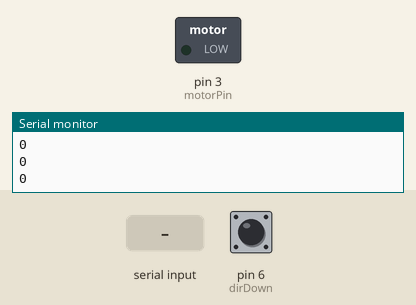
This sketch was run on a simulated Arduino Uno, built with avr-gcc and run on an emulated ATmega328P. On the bench: switched loads named in the sketch (green lamp = pin HIGH), the last lines printed to the serial monitor. Inputs (shaded band) come from the test bench; at power-on: pin 6 (dirDown) LOW.

Above: at 1.0 s.
1.1 s: "90,45\n" received over Serial
At 2.6 s:
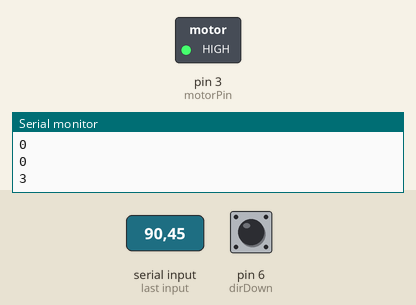
2.9 s: "30,150\n" received over Serial
At 4.1 s:
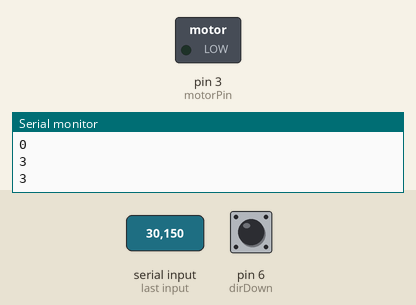
4.4 s: "1\n" received over Serial
At 5.2 s:
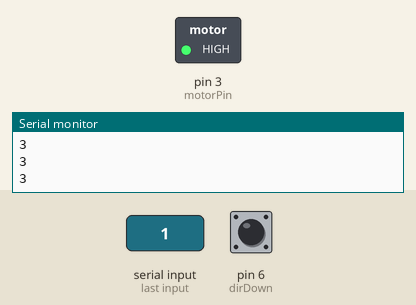
Timing chart, 0 to 7.4 s (numbered marks = the images above; inputs shaded):
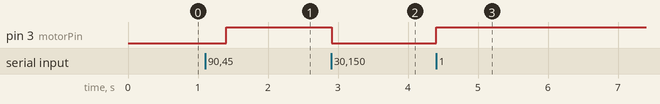

The sketch:

joystick.ino
```cpp
// joystick ports
int dirUp = 7;
int dirDown = 6;
int dirRight = 5;
int dirLeft = 4;

// lives lights ports
int lives3Pin = 11;
int lives2Pin = 10;
int lives1Pin = 9;
int lives = 3;
int prevlives = 3;
int vibrate = 0;

// int lives, prevlives = 3;
int motorPin = 3; //motor transistor is connected to pin 10
int motorState = LOW;  // motorState used to set the Motor Vibration
unsigned long previousMillis = 0;  // will store last time LED was updated
const long interval = 1000;  // interval at which to blink (milliseconds)


void setup()
{
  pinMode( dirDown , INPUT);
  pinMode( dirUp , INPUT);
  pinMode( dirLeft , INPUT);
  pinMode( dirRight, INPUT);

  pinMode(motorPin, OUTPUT);
  Serial.begin(9600);

  while (Serial.available() <= 0) {
    digitalWrite(LED_BUILTIN, HIGH); // on/blink while waiting for serial data
    Serial.println("0"); // send a starting message
    delay(300);            // wait 1/3 second
    digitalWrite(LED_BUILTIN, LOW);
    delay(50);
  }
}

void loop(){

  while (Serial.available()) {
      prevlives = lives;
      lives = Serial.parseInt();
      if(prevlives != lives){
        vibrate=1;
      }

      if (Serial.read() == '\n') {
        if (digitalRead( dirDown ) == LOW ){
          Serial.println(3);
        }
        else if (digitalRead( dirUp ) == LOW ){
          Serial.println(4);
        }
        else if (digitalRead( dirLeft ) == LOW ){
          Serial.println(2);
        }
        else if (digitalRead( dirRight ) == LOW ){
          Serial.println(1);
          // digitalWrite(motorPin, HIGH); //vibrate
        }
        else {
          Serial.println(0);
      }

      if(vibrate == 1){
        unsigned long currentMillis = millis();
        if (currentMillis - previousMillis >= interval) {
          // save the last time you blinked the LED
          previousMillis = currentMillis;

          // if the LED is off turn it on and vice-versa:
          if (motorState == LOW) {
            motorState = HIGH;
          } else {
            motorState = LOW;
            vibrate=0;
          }

          // set the LED with the ledState of the variable:
          digitalWrite(motorPin, motorState);
        }
        // else{
        //   vibrate=0;
        // }
      }

      if (lives == 3) {
        digitalWrite(lives1Pin, HIGH);
        digitalWrite(lives2Pin, HIGH);
        digitalWrite(lives3Pin, HIGH);
      }
      else if (lives == 2) {
        digitalWrite(lives1Pin, HIGH);
        digitalWrite(lives2Pin, HIGH);
        digitalWrite(lives3Pin, LOW);
        // digitalWrite(motorPin, HIGH); //vibrate
      }
      else if (lives == 1) {
        digitalWrite(lives1Pin, HIGH);
        digitalWrite(lives2Pin, LOW);
        digitalWrite(lives3Pin, LOW);
      }
      else if (lives == 0) {
        digitalWrite(lives1Pin, LOW);
        digitalWrite(lives2Pin, LOW);
        digitalWrite(lives3Pin, LOW);
        // digitalWrite(motorPin, HIGH); //vibrate
      }

    }
    }

}
```

Measured:
- after the input at 1.1 s, pin 3 (motorPin): LOW → HIGH after 0.30 s
- after the input at 2.9 s, pin 3 (motorPin): HIGH → LOW at once
- after the input at 4.4 s, pin 3 (motorPin): LOW → HIGH at once
